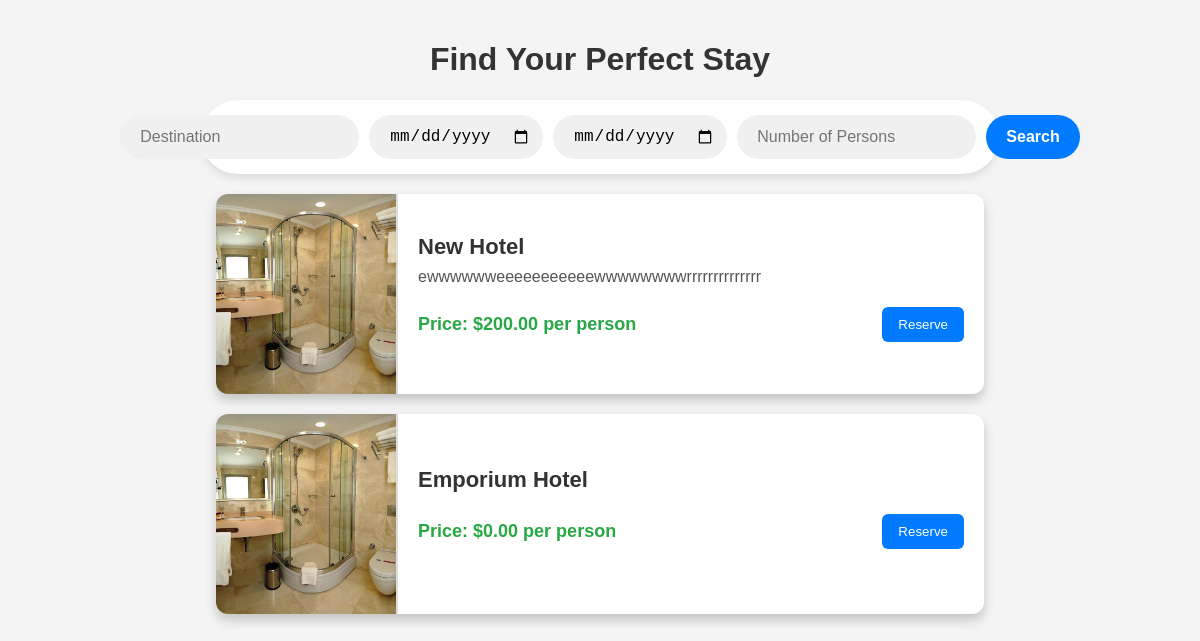
/dashboard.php, run on an earlier commit of the app's database.
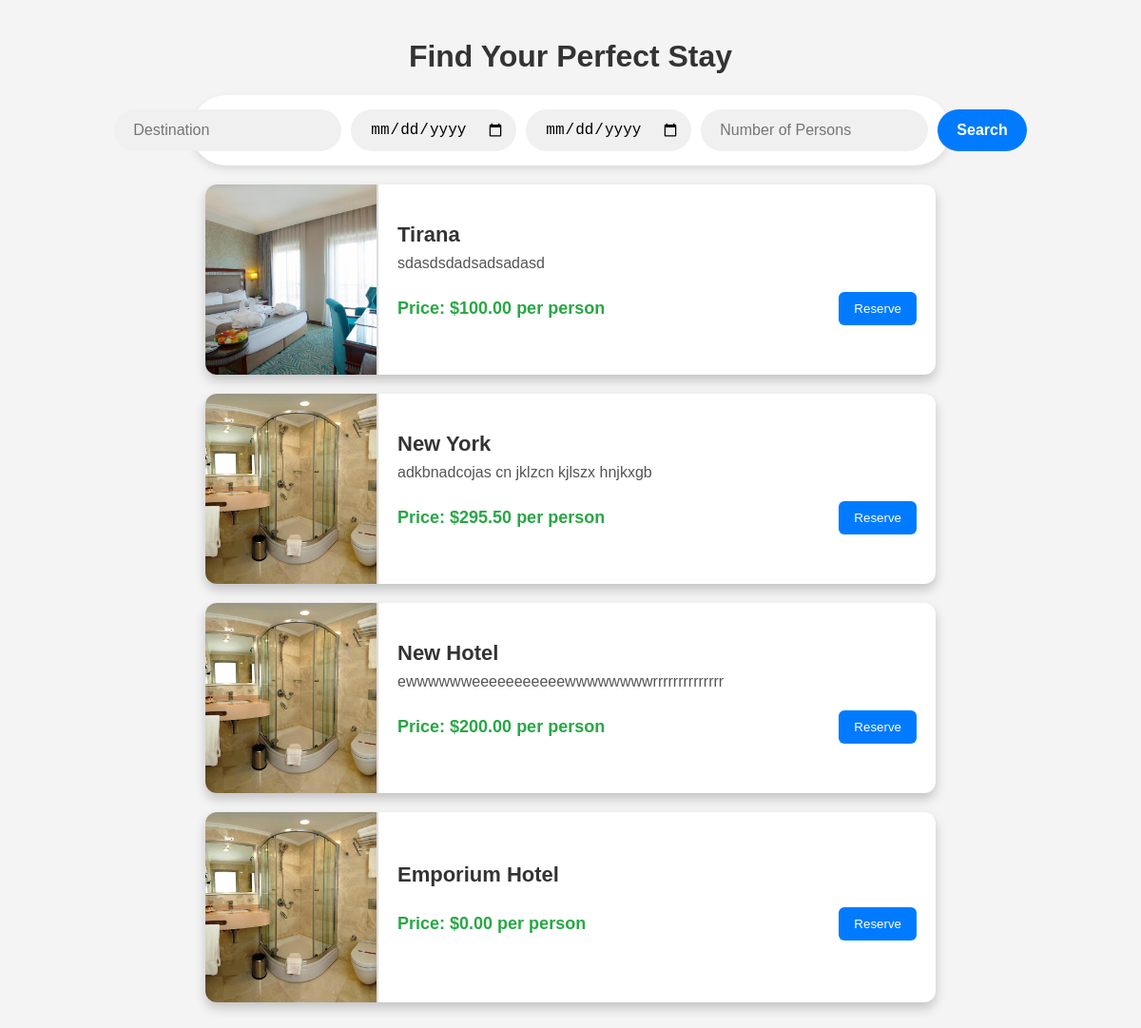
And on a later commit of the database.
### tables this page shows
CREATE TABLE `offers` (
  `id` int(11) NOT NULL,
  `location` varchar(255) NOT NULL,
  `description` text NOT NULL,
  `room_capacity` int(11) NOT NULL,
  `available_rooms` int(11) NOT NULL,
  `photos` text NOT NULL,
  `created_at` timestamp NOT NULL DEFAULT current_timestamp(),
  `price_per_person` decimal(10,2) NOT NULL,
  `room_details` text NOT NULL,
  `reviews` text DEFAULT NULL,
  `map_location` varchar(255) NOT NULL,
  `includes` varchar(255) NOT NULL,
  `latitude` decimal(10,6) DEFAULT NULL,
  `longitude` decimal(10,6) DEFAULT NULL,
  `image_url` varchar(255) DEFAULT NULL
);

### dashboard.php (the view, shortened to what this page needs)
<?php
include 'config.php';
$offers = [];
$result = $conn->query("SELECT * FROM offers ORDER BY created_at DESC");
if ($result->num_rows > 0) {
    while ($row = $result->fetch_assoc()) {
        $offers[] = $row;
    }
}
?>
<!DOCTYPE html>
<html lang="en">
<head>
    <link rel="stylesheet" href="dashboardd.css">
</head>
<body>
    <div class="dashboard-container">
        <h1>Find Your Perfect Stay</h1>
        <div class="search-bar">
            <input type="text" id="destination" placeholder="Destination">
            <input type="date" id="check-in" placeholder="Check-In Date">
            <input type="date" id="check-out" placeholder="Check-Out Date">
            <input type="number" id="persons" placeholder="Number of Persons" min="1">
            <button id="search-button">Search</button>
        </div>
        <div class="offers-grid">
            <?php foreach ($offers as $offer): ?>
                <div class="offer-window" data-id="<?php echo $offer['id']; ?>" onclick="showOfferDetails(<?php echo $offer['id']; ?>)">
                    <img class="offer-image" src="<?php echo explode(',', $offer['photos'])[0]; ?>" alt="Offer Photo">
                    <div class="offer-info">
                        <h3 class="offer-title"><?php echo $offer['location']; ?></h3>
                        <p class="offer-room-details"><?php echo $offer['room_details']; ?></p>
                        <div class="offer-bottom">
                            <p class="offer-price"><strong>Price:</strong> $<?php echo $offer['price_per_person']; ?> per person</p>
                            <button class="reserve-button">Reserve</button>
                        </div>
                    </div>
                </div>
            <?php endforeach; ?>
        </div>
    </div>
</body>
</html>

### dashboardd.css (style rules this page uses)
body { font-family: Arial, sans-serif; margin: 0; padding: 0; background-color: #f4f4f4; }
.dashboard-container { width: 80%; margin: auto; text-align: center; padding: 20px; }
h1 { color: #333; }
.search-bar { display: flex; justify-content: center; gap: 10px; margin-bottom: 20px; background: white; padding: 15px; border-radius: 50px; box-shadow: 0 4px 8px rgba(0, 0, 0, 0.1); width: 80%; margin-left: auto; margin-right: auto; }
.search-bar input, .search-bar button { padding: 12px; font-size: 16px; border: none; outline: none; border-radius: 30px; }
.search-bar input { flex: 1; background: #f0f0f0; padding-left: 20px; }
#search-button { background-color: #007bff; color: white; cursor: pointer; padding: 12px 20px; font-weight: bold; }
.offers-grid { display: center; grid-template-columns: repeat(auto-fill, minmax(400px, 1fr)); gap: 20px; justify-content: center; margin-top: 20px; margin-bottom: 20px; margin-left: auto; margin-right: auto; }
.offer-window { display: flex; align-items: center; background: white; border-radius: 12px; box-shadow: 0 6px 12px rgba(0, 0, 0, 0.2); overflow: hidden; cursor: pointer; transition: transform 0.2s ease-in-out; height: 200px; margin-bottom: 20px; width: 80%; margin-left: auto; margin-right: auto; }
.offer-image { width: 180px; height: 100%; object-fit: cover; border-right: 2px solid #ddd; }
.offer-info { flex: 1; padding: 20px; text-align: left; }
.offer-title { font-size: 22px; color: #333; margin: 0; }
.offer-room-details { font-size: 16px; color: #555; margin: 8px 0; }
.offer-bottom { display: flex; justify-content: space-between; align-items: center; margin-top: 10px; }
.offer-price { font-size: 18px; font-weight: bold; color: #28a745; }
.reserve-button { padding: 10px 16px; background: #007bff; color: white; border: none; border-radius: 6px; cursor: pointer; }

What changed in the data, as far as the page shows it:
added offers: shows a picture, location "Tirana", room_details "sdasdsdadsadsadasd", price_per_person "100.00"
added offers: location "New York", room_details "adkbnadcojas cn jklzcn kjlszx hnjkxgb", price_per_person "295.50"
